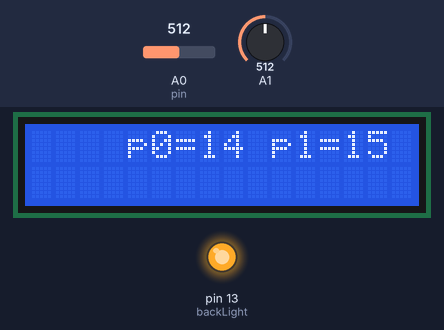
A sketch run on a simulated Arduino Uno, built with avr-gcc and run on an emulated ATmega328P. On the bench: 16×2 character LCD, output pins drawn as LEDs (lit = HIGH). Inputs (shaded band) come from the test bench; at power-on: A0 (pin) = 512, A1 = 512. What the sketch prints to the serial monitor is not drawn.

Above: at 0.1 s.
At 2.7 s:
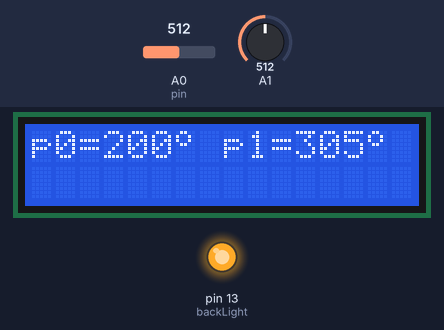
At 22.7 s:
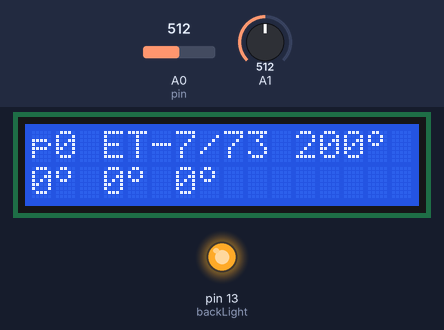
At 37.7 s:
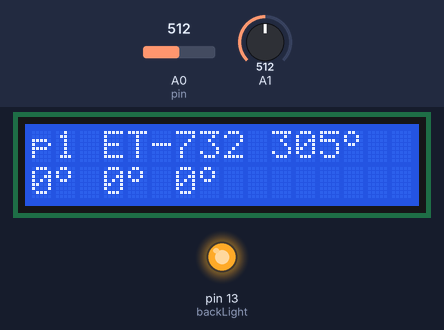

Measured:
- what the display in image 1 shows lasts 10.0 s, from 2.6 s to 12.6 s
- what the display in image 2 shows lasts 5.0 s, from 22.6 s to 27.6 s

The sketch:

bbqsmoker.ino
```cpp
/*
 Based on the "Analog input, analog output, serial output" example sketch.

 This program reads from Maverick probes via analog A0 pin and writes the observed temperature
 value to the LCD.
 */

// include the lcd library code:
#include <LiquidCrystal.h>
LiquidCrystal lcd(12, 11, 5, 4, 3, 2);
int backLight = 13;    // pin 13 will control the backlight
//
byte degree[8] = { // http://www.quinapalus.com/hd44780udg.html
  B01100,
  B10010,
  B10010,
  B01100,
  B00000,
  B00000,
  B00000,
};


String stringValue = "";

// probe constants
const int numProbes = 2;
const int bufferLength = 30;

// probe datastructure
struct Probe {
  String name;
  int pin;
  double A;
  double B;
  double C;
  int buffer[bufferLength];
  int currentTemp;
  int resistor;
};

// probes array
Probe probes[3];


void setup() {
  // set up backlight
  pinMode(backLight, OUTPUT);
  digitalWrite(backLight, HIGH); // turn backlight on. Replace 'HIGH' with 'LOW' to turn it off.
  lcd.begin(16,2);
  lcd.createChar(0, degree); // add in the degree symbol

  // initialize serial communications at 9600 bps:
  Serial.begin(9600);

  // configure probes
  Probe p0 = Probe();
  p0.name = "ET-7/73";
  p0.pin = A0;
  p0.A = 2.3067434E-4;
  p0.B = 2.3696596E-4;
  p0.C = 1.2636414E-7;
  p0.resistor = 22000;
  probes[0] = p0;

  Probe p1 = Probe();
  p1.name = "ET-732";
  p1.pin = A1;
  p1.A = 5.36924e-4;
  p1.B = 1.91396e-4;
  p1.C = 6.60399e-8;

  p1.resistor = 10000;
  probes[1] = p1;

  // loop through probes and print out a debug message
  lcd.clear();
  lcd.autoscroll();
  lcd.setCursor(16,0);
  for (int i = 0; i < numProbes; i++) {
     Probe *p = &probes[i];
     if (&p != 0) {
       Serial.print((*p).name); Serial.print(" initialized at pin ") + Serial.println((*p).pin);
       lcd.write("p"); lcd.print(i); lcd.print("="); lcd.print((*p).pin); lcd.write(" ");
     }
  }

  delay(2000);
}

void loop() {
  int sensorValue = 0;        // value read from the pot
  int outputValue = 0;        // value output to the PWM (analog out)

  // loop through probes
  for (int i = 0; i < numProbes; i++) {
    Probe *ptr = &probes[i];

    // read the analog in value:
    outputValue = readAndOverSample((*ptr).pin, (*ptr).A, (*ptr).B, (*ptr).C, (*ptr).resistor);

    // record it into temperature reading buffer
    (*ptr).currentTemp = outputValue;
    // push it onto the temp buffer
    // everything on the array gets shifted over one
    for (int i = bufferLength -1; i >= 1; i--) {
      (*ptr).buffer[i] = (*ptr).buffer[i-1];
    }
    (*ptr).buffer[0] = outputValue;
    /*
    for (int i = 0; i < bufferLength; i++) {
      Serial.print((*ptr).buffer[i]); Serial.print(" ");
    }
    Serial.println();
    */
  }

  // blink the backlight to show that we have a new reading
  lcd.noDisplay();
  delay(200);
  lcd.display();

  // print all probe summary
  lcd.clear();
  lcd.noAutoscroll();

  for (int i = 0; i < numProbes; i++) {
    Probe *ptr = &probes[i];

    // this only supports max 4 probes
    int x; int y;
    if (i % 2 == 0) {
      x = 0;
    }
    else if (i % 2 == 1) {
      x = 8;
    }
    if (i / 2 == 0) {
      y = 0;
    }
    else if (i / 2 == 1) {
      y = 1;
    }

    lcd.setCursor(x, y);
    lcd.print("p"); lcd.print(i); lcd.print("="); lcd.print((*ptr).currentTemp); lcd.write((uint8_t)0); lcd.print(" ");
  }
  delay(10000);

  // fill up sixty seconds with display
  int per = 50000/numProbes/5000;

  for (int p = 0; p < per; p++) {
    for (int i = 0; i < numProbes; i++) {
      Probe *ptr = &probes[i];

      // calculate last five minute average
      int five, fifteen, thirty;
      int accum = 0;
      for (int i = 0; i < 5; i++) {
        if ((*ptr).buffer[i] == 0) {
          accum = 0;
          break;
        }
        accum += (*ptr).buffer[i];
      }
      five = accum/5;

      // calculate last 15 minute average
      accum = 0;
      for (int i = 0; i < 15; i++) {
        if ((*ptr).buffer[i] == 0) {
          accum = 0;
          break;
        }
        accum += (*ptr).buffer[i];
      }
      fifteen = accum/15;

      // calculate last 30 minute average
      accum = 0;
      for (int i = 0; i < 30; i++) {
        if ((*ptr).buffer[i] == 0) {
          accum = 0;
          break;
        }
        accum += (*ptr).buffer[i];
      }
      thirty = accum/30;

      lcd.clear();                  // start with a blank screen
      lcd.setCursor(0,0);           // set cursor to column 0, row 0 (the first row)

      // first row, write probe id, name, and current temp
      // write degree symbol http://arduino.cc/forum/index.php?topic=94914.0
      lcd.print("p"); lcd.print(i); lcd.print(" "); lcd.print((*ptr).name); lcd.print(" "); lcd.print((*ptr).currentTemp); lcd.write((uint8_t)0);

      // second row, write last 5 minutes
      lcd.setCursor(0,1);           // set cursor to column 0, row 1
      lcd.print(five); lcd.write((uint8_t)0); lcd.print(" "); lcd.print(fifteen); lcd.write((uint8_t)0); lcd.print(" "); lcd.print(thirty); lcd.write((uint8_t)0);
      lcd.noAutoscroll();

      delay(5000);
    }
  }
}

// function was based on http://hruska.us/tempmon/BBQ_Controller.pde for maverick bbq probes, then rewritten
// http://www.arduino.cc/cgi-bin/yabb2/YaBB.pl?num=1246091012
// http://www.kpsec.freeuk.com/vdivider.htm
// http://en.wikipedia.org/wiki/Oversampling
int readAndOverSample(int apin, double A, double B, double C, int resistor) {
  int sensorvalue = 0;
  unsigned int accumulated = 0;
  int numsamples = 64; // to get 3 more bits of precision from 10 to 13, 2^(2*3) = 64 samples
  int n = 0;

  sensorvalue = analogRead(apin);
  Serial.print("pin: "); Serial.println(apin);
  Serial.print("initial read: "); Serial.println(sensorvalue);
  delay(2);

  // take 64 samples
  for (int i = 0; i < numsamples; i++) {
    sensorvalue = analogRead(apin);
    // Serial.print(sensorvalue); Serial.print(" ");
    if (sensorvalue == 0 || sensorvalue >= 1023) {
      return -1;
    }
    accumulated += sensorvalue;
    n++;

    // wait 2 milliseconds before the next loop
    // for the analog-to-digital converter to settle
    // after the last reading:
    delay(2);
  }

  Serial.print("accumulated="); Serial.print(accumulated); Serial.print(", "); Serial.print(n); Serial.print("x"); Serial.println();

  // https://github.com/CapnBry/HeaterMeter/blob/c05dc0c39672f12aaf25314c2dfe46a51fb3535d/arduino/heatermeter/grillpid.cpp
  unsigned int ADCmax = (1 << 13) - 1;
  unsigned int ADCval = accumulated >> 3;
  Serial.print("ADCmax="); Serial.print(ADCmax); Serial.print(", "); Serial.print("ADCval="); Serial.print(ADCval); Serial.println();
  float R, T;
  R = log( resistor / ((ADCmax/(float)ADCval) - 1.0f));
  // R = log(C * ADCmax / (float)5.0 - C);
  Serial.print("R="); Serial.println(R);
  T = 1.0f / ((C * R * R + B) * R + A);
  Serial.print("T="); Serial.println(T);
  float temp = ((T - 273.15f) * (9.0f / 5.0f)) + 32.0f;
  Serial.print("temp="); Serial.println(temp);
  Serial.println();
  return temp;
}
```
